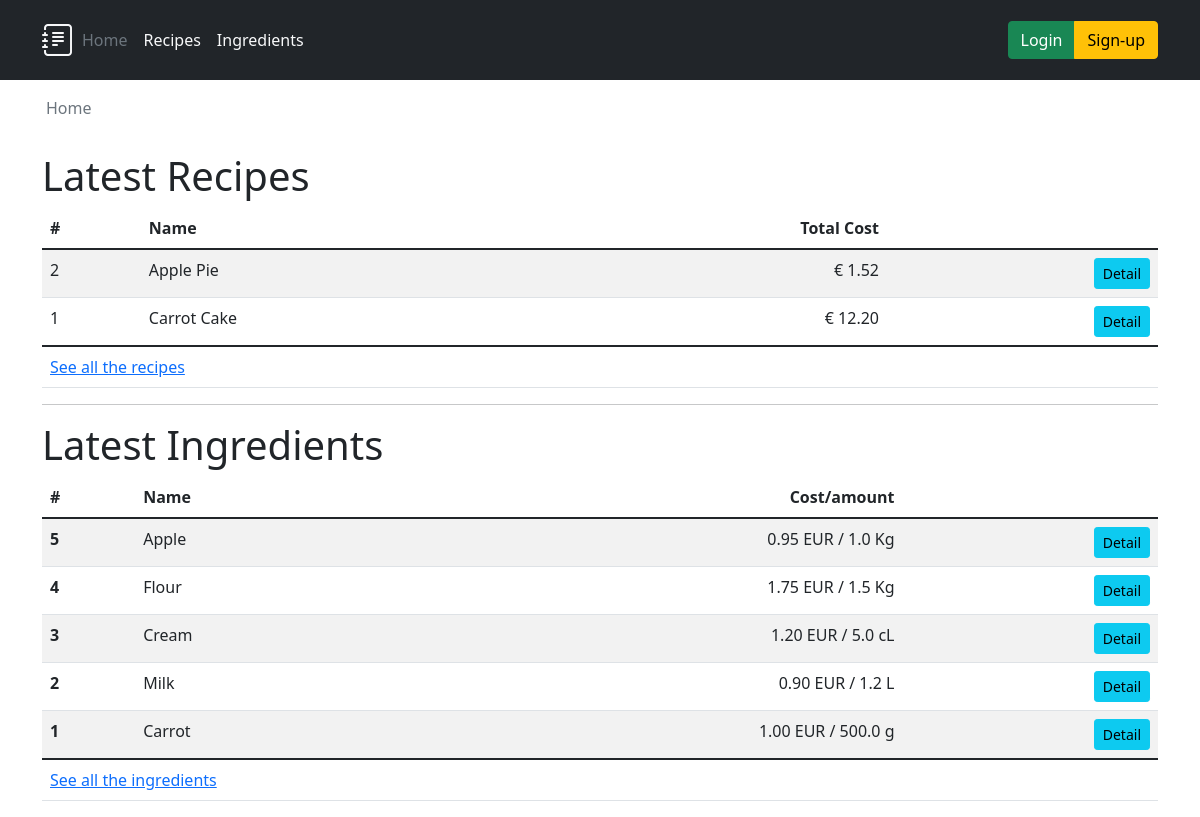
Before: / with the older database file.
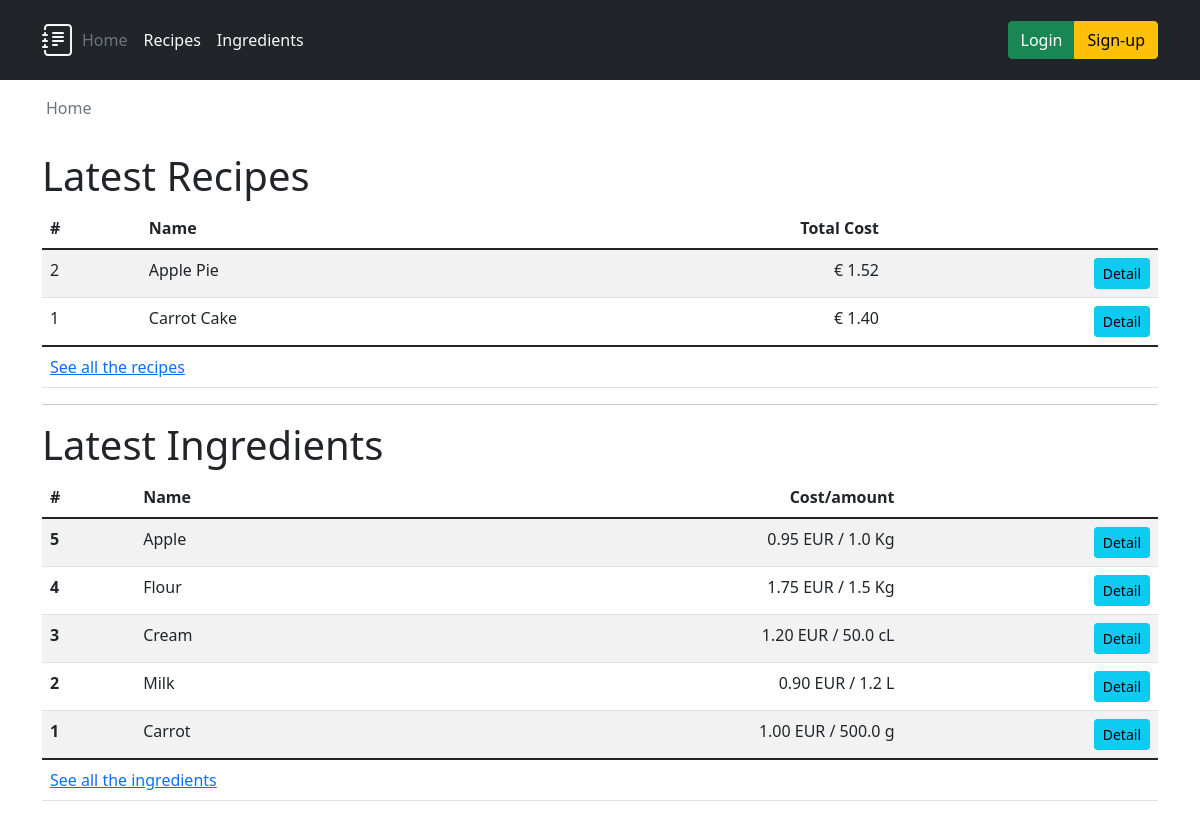
After: the same page with the newer database file.
### recipes/models.py (models this page shows, shortened)
class Recipe(models.Model):
    class Meta:
        ordering = ('name', )
        verbose_name = 'Recipe'
        verbose_name_plural = 'Recipes'
    name = models.CharField(verbose_name='Recipe name', max_length=256)
    ingredients = models.ManyToManyField(
        Ingredient, verbose_name='Recipe ingredients', through='RecipeIngredient')
    author = models.ForeignKey(User, null=True, on_delete=models.SET_NULL, verbose_name='Recipe author')
    created_at = models.DateTimeField(auto_now=False, auto_now_add=True, verbose_name='Recipe created at')
    updated_at = models.DateTimeField(auto_now=True, auto_now_add=False, verbose_name='Recipe last updated at')
    def total_cost(self) -> float:
        cost = 0
        ingredient: Ingredient
        for ingredient in self.ingredients.all():
            cost += ingredient.recipeingredient_set.get().cost()
        return cost
    @admin.display(description='Total cost')
    def formatted_total_cost(self) -> str:
        return "€ {:.2f}".format(self.total_cost())

class RecipeIngredient(models.Model):
    recipe = models.ForeignKey(Recipe, on_delete=models.CASCADE)
    ingredient = models.ForeignKey(Ingredient, on_delete=models.CASCADE)
    amount = models.FloatField()
    measurement_unit = models.CharField(
        max_length=2, choices=MeasurementUnits.choices)
    def cost(self):
        ingredient_unit = self.ingredient.base_measurement_unit
        ingredient_cost = self.ingredient.minimal_cost()
        recipe_unit = self.measurement_unit
        recipe_amount = self.amount
        recipe_measure = value_to_unit(symbol=recipe_unit, value=recipe_amount)
        converted_recipe_measure = convert_unit(
            recipe_measure, symbol_to_unit(symbol=ingredient_unit))
        converted_recipe_amount = converted_recipe_measure.value
        return converted_recipe_amount * ingredient_cost

### ingredients/models.py (models this page shows, shortened)
class Ingredient(models.Model):
    class Meta:
        ordering = ('name', 'article_number')
        verbose_name = 'Ingredient'
        verbose_name_plural = 'Ingredients'
    name = models.CharField(verbose_name='Ingredient name', max_length=256)
    article_number = models.CharField(
        verbose_name='Article number', max_length=24)
    base_measurement_unit = models.CharField(
        verbose_name='Measurement Unit', max_length=2, choices=MeasurementUnits.choices)
    base_amount = models.FloatField(verbose_name='Buying Amount', default=0)
    cost_per_base_amount = models.DecimalField(
        verbose_name='Cost per buying amount', max_digits=10, decimal_places=2)
    def minimal_cost(self) -> float:
        return float(self.cost_per_base_amount) / self.base_amount
    @admin.display(description='Cost/amount')
    def formatted_cost(self) -> str:
        return f'{self.cost_per_base_amount} EUR / \
            {self.base_amount} {self.base_measurement_unit}'

### home/views.py (the view)
# urls.py: path('', views.index, name='home'),
def index(request):
    return render(
        request,
        'home/index.html',
        {
            'newest_recipes': Recipe.objects.order_by('-created_at')[:5],
            'newest_ingredients': Ingredient.objects.order_by('-id')[:5],
        }
    )

### common/models.py (called while the page is built)
    def convert_to(self, target: Type['BaseUnit']):
        if self.type != target.type:
            raise TypeError(
                f'Impossible to convert from {self.type} to {target.type}: Different unit types')
        return target(self.value)._from_base(self._to_base().value)

    def _from_base(self, value) -> BaseUnit:
        return __class__(value)

    def _from_base(self, value) -> BaseUnit:
        return __class__(value * 1000)

    def _to_base(self) -> BaseUnit:
        return Kilogram(self.value / 1000)

    def _from_base(self, value) -> BaseUnit:
        return __class__(value)

    def _to_base(self) -> BaseUnit:
        return __class__(self.value)

    def _from_base(self, value) -> BaseUnit:
        return __class__(value * 100)

    def _to_base(self) -> BaseUnit:
        return Liter(self.value / 100)

### common/services.py (called while the page is built)
def symbol_to_unit(symbol: str):
    symbol_to_unit = {
        Gram.symbol: Gram,
        Kilogram.symbol: Kilogram,
        Centiliter.symbol: Centiliter,
        Liter.symbol: Liter,
        Milliliter.symbol: Milliliter,
        Tonne.symbol: Tonne
    }
    return symbol_to_unit[symbol]

### home/templates/home/index.html (shortened to what this page needs)
{% extends 'base.html' %}
{% block header %}{% include "header.html" with active_item="home" %}{% endblock header %}
{% block breadcrumb %}
<li class="breadcrumb-item active" aria-current="page">Home</li>
{% endblock breadcrumb %}
{% block content %}
<h1>Latest Recipes</h1>
{% if newest_recipes %}
<table class="table table-striped table-hover">
    <thead>
        <tr>
            <th>#</th>
            <th>Name</th>
            <th class="text-end">Total Cost</th>
            <th>&nbsp;</th>
        </tr>
    </thead>
    <tbody>
        {% for recipe in newest_recipes %}
        <tr>
            <td>{{ recipe.id }}</td>
            <td>{{ recipe.name }}</td>
            <td class="text-end">{{ recipe.formatted_total_cost }}</td>
            <td class="text-end">
                <div class="btn-group" role="group" aria-label="Recipe management">
                    <a href="{% url 'recipes:detail' recipe.id %}" role="button"
                        class="btn btn-sm btn-info">Detail</a>
                </div>
            </td>
        </tr>
        {% endfor %}
    </tbody>
    <tfoot>
        <tr>
            <td colspan="4">
                <a href="{% url 'recipes:index' %}" role="button">See all the recipes</a>
            </td>
        </tr>
    </tfoot>
</table>
{% else %}
<p>No recipes are available.</p>
{% endif %}
<hr>
<h1>Latest Ingredients</h1>
{% if newest_ingredients %}
<table class="table table-striped table-hover">
    <thead>
        <tr>
            <th>#</th>
            <th>Name</th>
            <th class="text-end">Cost/amount</th>
            <th>&nbsp;</th>
        </tr>
    </thead>
    <tbody>
        {% for ingredient in newest_ingredients %}
        <tr>
            <th>{{ ingredient.id }}</th>
            <td>{{ ingredient.name }}</td>
            <td class="text-end">{{ ingredient.formatted_cost }}</td>
            <td class="text-end">
                <div class="btn-group" role="group" aria-label="Ingredient management">
                    <a href="{% url 'ingredients:detail' ingredient.id %}" role="button"
                        class="btn btn-sm btn-info">Detail</a>
                </div>
            </td>
        </tr>
        {% endfor %}
    </tbody>
    <tfoot>
        <tr>
            <td colspan="4">
                <a href="{% url 'ingredients:index' %}" role="button">See all the ingredients</a>
            </td>
        </tr>
    </tfoot>
</table>
{% else %}
<p>No ingredients are available.</p>
{% endif %}
{% endblock %}

Changed rows visible on the page:
changed through a linked row, Recipe "Carrot Cake": formatted_total_cost "€ 12.20" → "€ 1.40"
changed Ingredient "Cream": formatted_cost "1.20 EUR / 5.0 cL" → "1.20 EUR / 50.0 cL"
